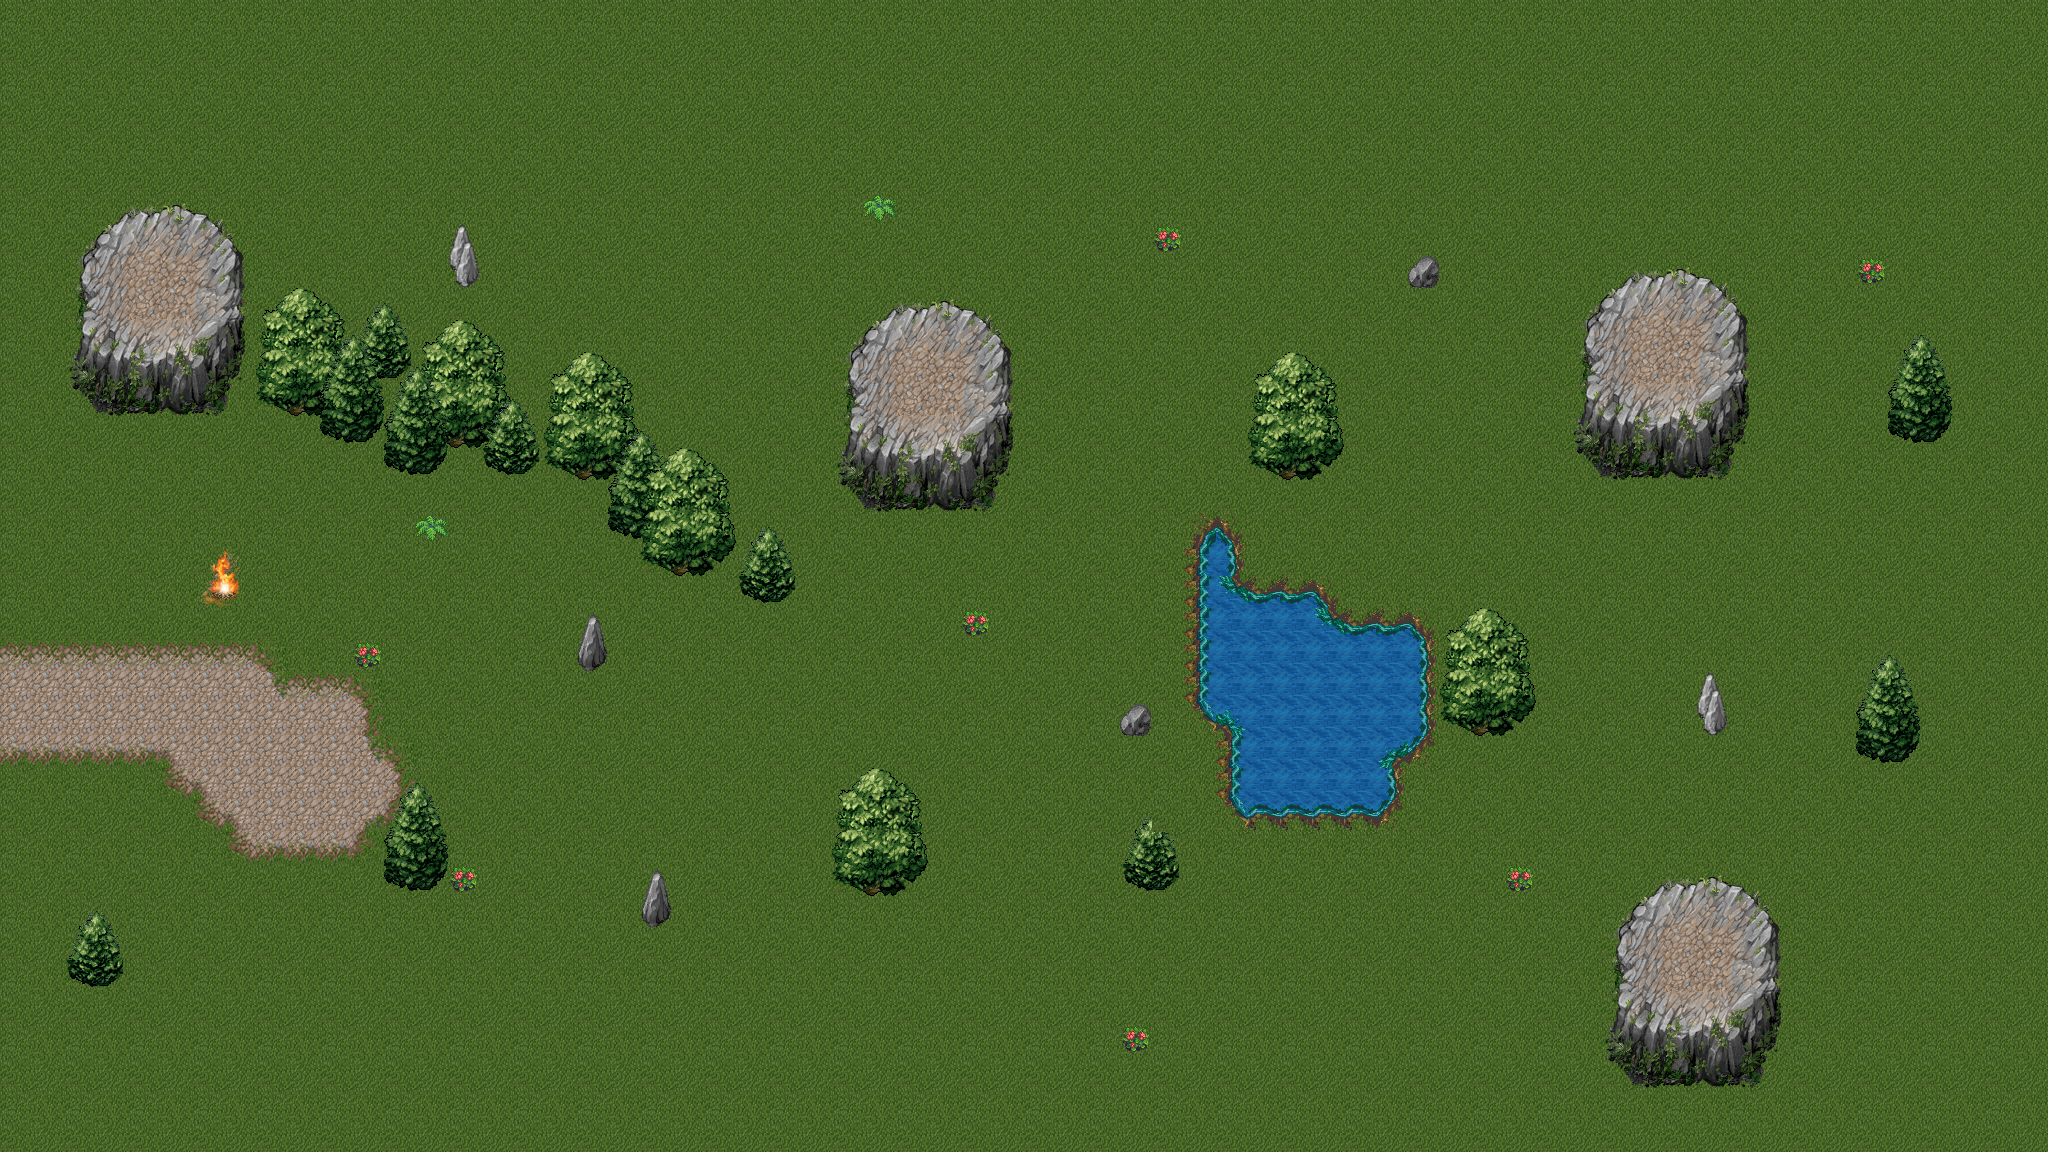

A level layout from a 2D game, rendered from its tile map. Below: a short description, then the map file with tile-grid data replaced by summaries:
An orthogonal 64x36 tile map with 32x32 px tiles, 3 tile layers (Tile Layer 1, Tile Layer 2, Tile Layer 3), 2 tilesets and 15 objects (WorldMap, FireObject, Spike, Tree, RockObject, ...).

<map version="1.0" orientation="orthogonal" renderorder="right-down" width="64" height="36" tilewidth="32" tileheight="32" nextobjectid="39">
 <tileset firstgid="1" name="mountain_landscape" tilewidth="32" tileheight="32" tilecount="256" columns="16">
  <image source="terrain/mountain_landscape.png" width="512" height="512" />
  <tile id="116">
   <properties>
    <property name="Collidable" value="True" />
   </properties>
  </tile>
 </tileset>
 <tileset firstgid="257" name="wood_tileset" tilewidth="32" tileheight="32" tilecount="256" columns="16">
  <image source="terrain/wood_tileset.png" width="512" height="512" />
 </tileset>
 <layer name="Tile Layer 1" width="64" height="36">
  <data>[2304 cells, 2304 non-empty, 26 distinct tile ids]</data>
 </layer>
 <layer name="Tile Layer 2" width="64" height="36">
  <data>[2304 cells, 321 non-empty, 75 distinct tile ids]</data>
 </layer>
 <layer name="Tile Layer 3" width="64" height="36">
  <data>[2304 cells, 43 non-empty, 30 distinct tile ids]</data>
 </layer>
 <objectgroup name="Exit">
  <object id="17" name="WorldMap" x="2" y="672" width="34" height="60" />
 </objectgroup>
 <objectgroup name="Meta">
  <object id="5" name="FireObject" x="206" y="567" width="34" height="57" />
  <object id="11" name="Spike" x="591.75" y="617">
   <polygon points="0,0 -8.75,33.3333 0.625,45 11.25,32.5" />
  </object>
  <object id="16" name="Tree" x="557" y="436" width="68" height="57" />
  <object id="26" name="RockObject" x="843" y="299" width="168" height="231" />
  <object id="29" name="Tree2" x="355" y="350" width="57" height="47" />
  <object id="30" name="Spike2" x="451" y="229" width="25" height="59" />
  <object id="31" x="391" y="846" width="47" height="66" />
  <object id="32" x="270" y="385" width="51" height="53" />
  <object id="33" x="330" y="408" width="38" height="61" />
  <object id="34" x="374" y="432" width="60" height="64" />
  <object id="35" x="448" y="418" width="86" height="78" />
  <object id="36" x="616" y="500" width="57" height="68" />
  <object id="37" x="648" y="552" width="66" height="46" />
  <object id="38" x="739" y="578" width="55" height="46" />
 </objectgroup>
</map>
